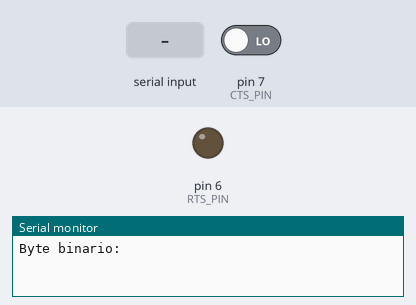
The sketch below on a simulated Arduino Mega 2560, built with avr-gcc and run on an emulated ATmega2560. On the bench: output pins drawn as LEDs (lit = HIGH), the last lines printed to the serial monitor. The inputs (shaded band) are chosen by the test bench; at power-on: pin 7 (CTS_PIN) LOW.

Above: at 1.2 s.
1.3 s: "90,45\n" received over Serial
At 2.4 s:
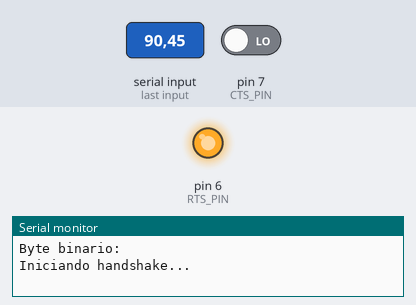
2.9 s: pin 7 (CTS_PIN) driven HIGH
4.4 s: "90,45\n" received over the second serial link
At 5.1 s:
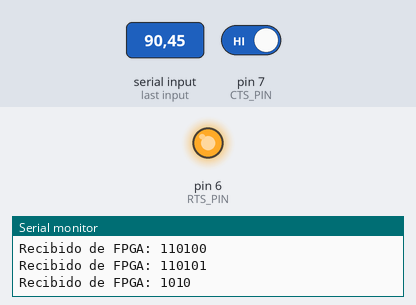
6.1 s: "30,150\n" received over the second serial link
7.6 s: "5\n" received over the second serial link
At 11.3 s:
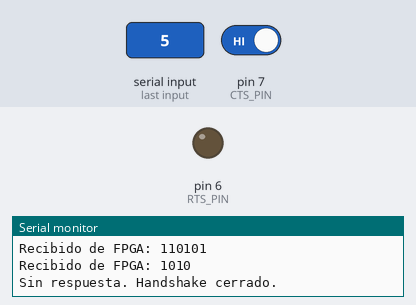
Timing chart, 0 to 12.2 s (numbered marks = the images above; inputs shaded):
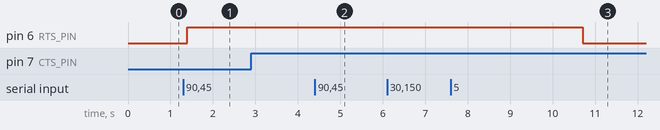

Measured:
- after the input at 1.3 s, pin 6 (RTS_PIN): LOW → HIGH after 0.10 s
- after the input at 4.4 s, pin 6 (RTS_PIN): stays HIGH (without the input it goes to LOW after 1.5 s)
- after the input at 7.6 s, pin 6 (RTS_PIN): HIGH → LOW after 3.1 s instead of 2.2 s

The sketch:

raspberry_pi.ino
```cpp
const int RTS_PIN = 6;
const int CTS_PIN = 7;
unsigned long lastActivity = 0;
bool handshakeActivo = false;

void setup() {
  Serial.begin(9600);      // USB
  Serial1.begin(9600);     // UART fpga

  pinMode(RTS_PIN, OUTPUT);
  pinMode(CTS_PIN, INPUT);

  Serial.println("Byte binario: ");
}

void loop() {
  if (Serial.available()) {
    String entrada = Serial.readStringUntil('\n');
    byte dato = (byte) strtol(entrada.c_str(), nullptr, 2);

    iniciarHandshake();
    Serial1.write(dato);

    Serial.print("Enviado a FPGA: ");
    Serial.println(dato, BIN);
    lastActivity = millis();
  }

  // Si llega una respuesta desde la FPGA
  if (Serial1.available()) {
    byte recibido = Serial1.read();
    Serial.print("Recibido de FPGA: ");
    Serial.println(recibido, BIN);
    lastActivity = millis();
  }

  // Si pasó el tiempo sin comunicación, cerrar handshake
  if (handshakeActivo && millis() - lastActivity > 3000) {
    digitalWrite(RTS_PIN, LOW);
    Serial.println("Sin respuesta. Handshake cerrado.");
    handshakeActivo = false;
  }

  delay(100);
}

void iniciarHandshake() {
  digitalWrite(RTS_PIN, HIGH);
  Serial.println("Iniciando handshake...");

  while (!digitalRead(CTS_PIN)) {
    // Espera hasta que la FPGA indique disponibilidad
  }

  Serial.println("Handshake completado.");
  handshakeActivo = true;
}
```
